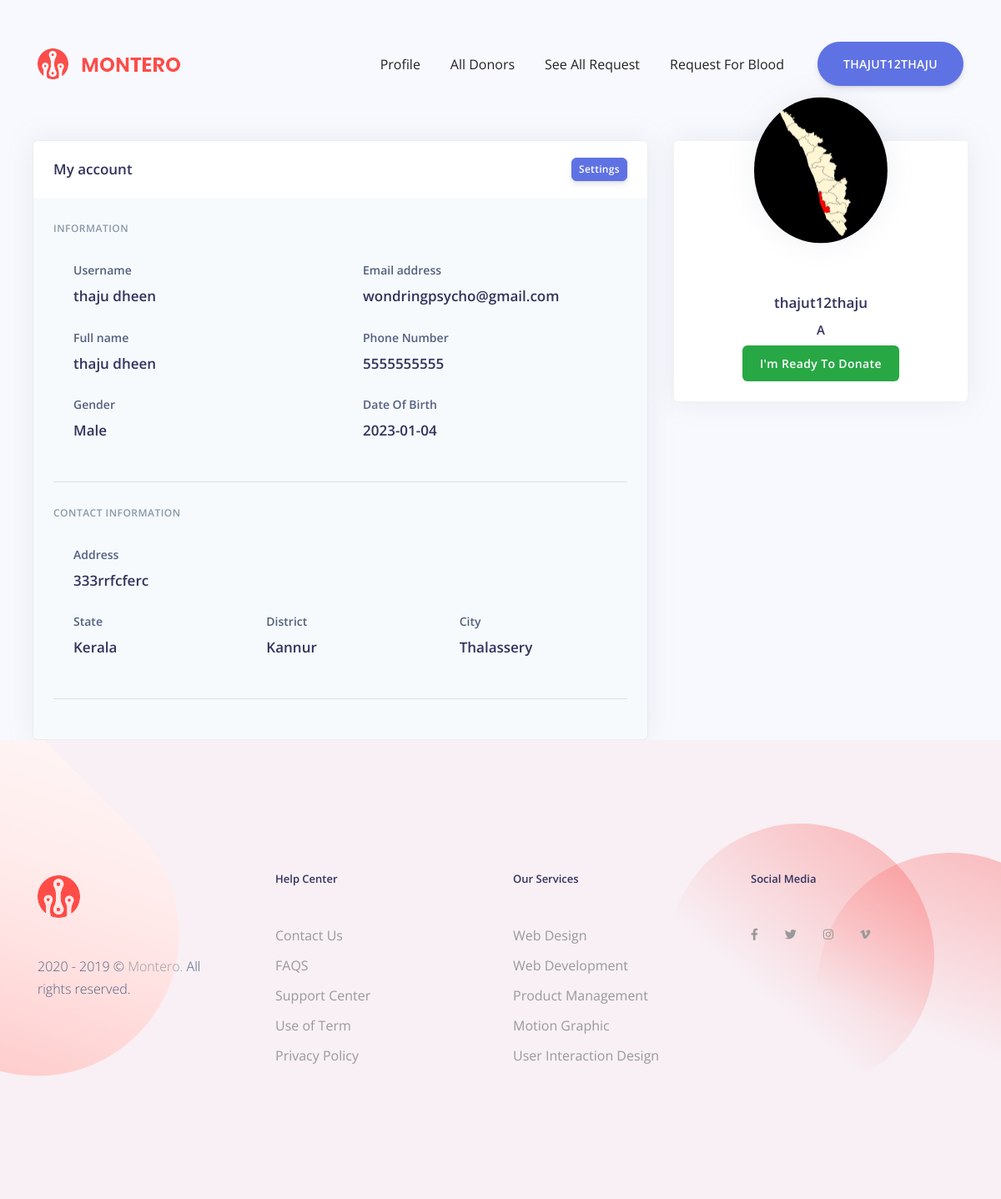
The app's page /profile/ (signed in) with its own data.
### home/models.py (models this page shows, shortened)
class Donor(models.Model):
    donor = models.OneToOneField(User, on_delete=models.CASCADE, blank=True, null=True)
    date_of_birth = models.CharField(max_length=100)
    phone = models.CharField(max_length=10)
    state = models.ForeignKey(State, on_delete=models.SET_NULL, null=True)
    district = models.ForeignKey(District, on_delete=models.SET_NULL, null=True)
    city = models.ForeignKey(City, on_delete=models.SET_NULL, null=True)
    address = models.TextField(max_length=500, default="")
    blood_group = models.ForeignKey(BloodGroup, on_delete=models.CASCADE)
    gender = models.CharField(max_length=10)
    image = models.ImageField(upload_to="")
    ready_to_donate = models.BooleanField(default=True)

class BloodGroup(models.Model):
    name = models.CharField(max_length=5)
    image = models.ImageField(upload_to="")
    def __str__(self):
        return self.name

class State(models.Model):
    name = models.CharField(max_length=30)
    stateimage = models.ImageField(upload_to="")
    def __str__(self):
        return self.name

class District(models.Model):
    state = models.ForeignKey(State, on_delete=models.CASCADE)
    name = models.CharField(max_length=30)
    districtimage = models.ImageField(upload_to="")
    def __str__(self):
        return self.name

class City(models.Model):
    name = models.CharField(max_length=10)
    district = models.ForeignKey(District, on_delete=models.CASCADE)
    vnuimage = models.ImageField(upload_to="")
    def __str__(self):
        return self.name

### home/views.py (the view)
# urls.py: path('profile/', views.profile, name='profile'),
@login_required(login_url = '/login')
def profile(request):
    donor_profile = Donor.objects.get(donor=request.user)
    return render(request, "profile.html", {'donor_profile':donor_profile})

### templates/profile.html (shortened to what this page needs)
{% extends 'base.html' %}
{% load static %}
{% block content %}
<body>
  <div class="main-content">
    <div class="header pb-8 pt-5 pt-lg-8 d-flex align-items-center" style="margin-top: 96px;min-height: 600px;  background-size: cover; background-position: center top;">
      <span class="mask bg-gradient-default opacity-8"></span>
    </div>
    <div class="container-fluid mt--7">
      <div class="row">
        <div class="col-xl-4 order-xl-2 mb-5 mb-xl-0">
          <div class="card card-profile shadow">
            <div class="row justify-content-center">
              <div class="col-lg-3 order-lg-2">
                <div class="card-profile-image">
                  <a href="#">
                    <img src="{{donor_profile.image.url}}" class="rounded-circle">
                  </a>
                </div>
              </div>
            </div>
            <div class="card-body pt-0 pt-md-4">
              <div class="row">
                <div class="col">
                  <div class="card-profile-stats d-flex justify-content-center mt-md-5">
                    <div>
                    </div>
                    <div>
                    </div>
                    <div>
                    </div>
                  </div>
                </div>
              </div>
              <div class="text-center">
                <h3>
                  {{user}}
                </h3>
                <div class="h5 font-weight-300">
                 <h4>{{donor_profile.blood_group}}</h4>
                </div>
                {% if donor_profile.ready_to_donate %}
                <a href="/change_status/" class="btn btn-success" >I'm Ready To Donate</a>
              {% else %}
                <a href="/change_status/" class="btn btn-danger" >I'm Not Ready To Donate</a>
              {% endif %}
              </div>
            </div>
          </div>
        </div>
        <div class="col-xl-8 order-xl-1">
          <div class="card bg-secondary shadow">
            <div class="card-header bg-white border-0">
              <div class="row align-items-center">
                <div class="col-8">
                  <h3 class="mb-0">My account</h3>
                </div>
                <div class="col-4 text-right">
                  <a  href="/edit_profile/" class="btn btn-sm btn-primary">Settings</a>
                </div>
              </div>
            </div>
            <div class="card-body">
              <form>
                <h6 class="heading-small text-muted mb-4">Information</h6>
                <div class="pl-lg-4">
                  <div class="row">
                    <div class="col-lg-6">
                      <div class="form-group focused">
                        <label class="form-control-label" for="input-username">Username</label>
                        <h3>{{user.get_full_name}}</h3>                      </div>
                    </div>
                    <div class="col-lg-6">
                      <div class="form-group">
                        <label class="form-control-label" for="input-email">Email address</label>
                        <h3>{{user.email}}</h3>                      </div>
                    </div>
                  </div>
                  <div class="row">
                    <div class="col-lg-6">
                      <div class="form-group focused">
                        <label class="form-control-label" for="input-first-name">Full name</label>
                        <h3>{{user.get_full_name}}</h3>
                    </div>
                    </div>
                    <div class="col-lg-6">
                      <div class="form-group focused">
                        <label class="form-control-label" for="input-last-name">Phone Number</label>
                       <h3> {{donor_profile.phone}}      </h3>                </div>
                    </div>
                    <div class="col-lg-6">
                        <div class="form-group focused">
                          <label class="form-control-label" for="input-last-name">Gender</label>
                         <h3> {{donor_profile.gender}}</h3>                     </div>
                      </div>
                      <div class="col-lg-6">
                        <div class="form-group focused">
                          <label class="form-control-label" for="input-last-name">Date Of Birth</label>
                          <h3>{{donor_profile.date_of_birth}}</h3>                    </div>
                      </div>
                  </div>
                </div>
                <hr class="my-4">
                <h6 class="heading-small text-muted mb-4">Contact information</h6>
                <div class="pl-lg-4">
                  <div class="row">
                    <div class="col-md-12">
                      <div class="form-group focused">
                        <label class="form-control-label" for="input-address">Address</label>
                        <h3>{{donor_profile.address}}</h3>                      </div>
                    </div>
                  </div>
                  <div class="row">
                    <div class="col-lg-4">
                        <div class="form-group focused">
                          <label class="form-control-label" for="input-country">State</label>
                          <h3>{{donor_profile.state}}</h3>                      </div>
                      </div>
                    <div class="col-lg-4">
                      <div class="form-group focused">
                        <label class="form-control-label" for="input-city">District</label>
                        <h3>{{donor_profile.district}}</h3>
                    </div>
                    </div>
                    <div class="col-lg-4">
                        <div class="form-group focused">
                          <label class="form-control-label" for="input-country">City</label>
                          <h3>{{donor_profile.city}}</h3>                      </div>
                      </div>
                  </div>
                </div>
                <hr class="my-4">
              </form>
            </div>
          </div>
        </div>
      </div>
    </div>
  </div>
</body>
{% endblock %}

### templates/base.html (shortened to what this page needs)
<!DOCTYPE html>
{%load static %}
<html lang="en">
<head>
	<link rel="stylesheet" href="https://use.fontawesome.com/releases/v5.8.2/css/all.css">
	<link rel="stylesheet" type="text/css" href="{% static 'css/bootstrap.css' %}">
	<link rel="stylesheet" type="text/css" href="{% static 'css/fancybox.css' %}">
	<link rel="stylesheet" type="text/css" href="{% static 'style.css' %}">
</head>
<body>
	<div class="pageWrapper">
		<header class="pageHeader">
			<div class="container position-relative">
				<div class="row align-items-center">
					<div class="col-6 col-sm-4 col-lg-3">
						<div class="logo">
							<a href="/">
								<img src="{% static 'images/logo.png' %}" alt="Montero" class="img-fluid">
							</a>
						</div>
					</div>
					<div class="col-6 col-sm-8 col-lg-9 position-static">
						<div class="mainNavHolder d-flex flex-wrap align-items-center justify-content-end">
                            {% if request.user.is_authenticated %}
							<div class="btnHolder d-sm-block order-lg-2 ml-n5 ml-sm-0 ml-lg-8">
								<a href="/" class="btn btn-primary text-uppercase rounded-pill fwSemibold" >
									{{request.user.username}}
								</a>
							</div>
                            {% else %}
                            <div class="btnHolder d-sm-block order-lg-2 ml-n5 ml-sm-0 ml-lg-8">
								<a href="/become_donor/" class="btn btn-primary text-uppercase rounded-pill fwSemibold" >
									Become A Donor <span class="fas fa-arrow-right ml-1 ml-sm-2"></span>
								</a>
							</div>
                            {% endif %}
							<nav class="navbar navbar-expand-lg navbar-light p-0 position-static">
								<div class="collapse navbar-collapse mainNavCollapse text-capitalize" id="pageMainNavCollapse">
                                    {% if request.user.is_authenticated %}
									<ul class="navbar-nav">
										<li class="nav-item">
											<a class="nav-link smooth"  href="/profile/">Profile <span class="sr-only">(current)</span></a>
										</li>
                                        <li class="nav-item">
											<a class="nav-link smooth"  href="{% url  'allcountry' %}">All Donors <span class="sr-only">(current)</span></a>
										</li>
										<li class="nav-item">
											<a class="nav-link smooth"  href="/see_all_request/">See All Request</a>
										</li>
                                        <li class="nav-item">
											<a class="nav-link smooth" href="/request_blood/">Request For Blood</a>
										</li>
									</ul>
                                    {% endif %}
								</div>
							</nav>
						</div>
					</div>
				</div>
			</div>
		</header>
		<main>
        {% block content %}
        {% endblock %}
    </main>
<footer class="pageFooter position-relative d-flex">
    <div class="alignCenter w-100 align-items-center d-flex">
        <div class="container pt-14 pb-7 pb-lg-9">
            <div class="row">
                <div class="col-12 col-sm-6 col-md-3">
                    <div class="txtWrap pt-1 pr-lg-5 pr-xl-10 mb-6">
                        <div class="fLogo mb-6 mb-lg-9">
                            <a href="home.html">
                                <img src="{% static 'images/logo2.png' %}" alt="Montero" class="img-fluid">
                            </a>
                        </div>
                        <p>2020 - 2019 © <a href="home.html">Montero.</a> All rights reserved.</p>
                    </div>
                </div>
                <div class="col-12 col-sm-6 col-md-3">
                    <h6 class="h5 text-capitalize mb-5 mb-sm-7 mb-lg-9">help center</h6>
                    <ul class="fLink list-unstyled mb-6">
                        <li><a href="javascript:void(0);">Contact Us</a></li>
                        <li><a href="javascript:void(0);">FAQS</a></li>
                        <li><a href="javascript:void(0);">Support Center</a></li>
                        <li><a href="javascript:void(0);">Use of Term </a></li>
                        <li><a href="javascript:void(0);">Privacy Policy</a></li>
                    </ul>
                </div>
                <div class="col-12 col-sm-6 col-md-3">
                    <h6 class="h5 text-capitalize mb-5 mb-sm-7 mb-lg-9">our services</h6>
                    <ul class="fLink list-unstyled mb-6">
                        <li><a href="javascript:void(0);">Web Design</a></li>
                        <li><a href="javascript:void(0);">Web Development</a></li>
                        <li><a href="javascript:void(0);">Product Management</a></li>
                        <li><a href="javascript:void(0);">Motion Graphic</a></li>
                        <li><a href="javascript:void(0);">User Interaction Design</a></li>
                    </ul>
                </div>
                <div class="col-12 col-sm-6 col-md-3">
                    <h6 class="h5 text-capitalize mb-5 mb-sm-7 mb-lg-9">social media</h6>
                    <ul class="socialNetworks d-flex flex-wrap list-unstyled">
                        <li><a href="javascript:void(0);" class="fab fa-facebook-f"></a></li>
                        <li><a href="javascript:void(0);" class="fab fa-twitter"></a></li>
                        <li><a href="javascript:void(0);" class="fab fa-instagram"></a></li>
                        <li><a href="javascript:void(0);" class="fab fa-vimeo-v"></a></li>
                    </ul>
                </div>
            </div>
        </div>
    <span class="circleGradient d-sm-block overflow-hidden rounded-circle position-absolute" data-circle="circleI"></span>
    <span class="circleGradient d-sm-block overflow-hidden rounded-circle position-absolute" data-circle="circleII"></span>
    <span class="ovelGradient d-block position-absolute">
        <img src="{% static 'images/ovel2.png' %}" class="img-fluid" alt="Graident image">
    </span>
</footer>
</div>
</body>
</html>

### records on screen
Donor: image (picture), blood_group "A", phone "5555555555", gender "Male", date_of_birth "2023-01-04", address "333rrfcferc", state "Kerala", district "Kannur", city "Thalassery"

### other values on screen
{{ request.user.username }} "THAJUT12THAJU"
{{ user }} "thajut12thaju"
{{ user.get_full_name }} "thaju dheen"
{{ user.email }} "wondringpsycho@gmail.com"
